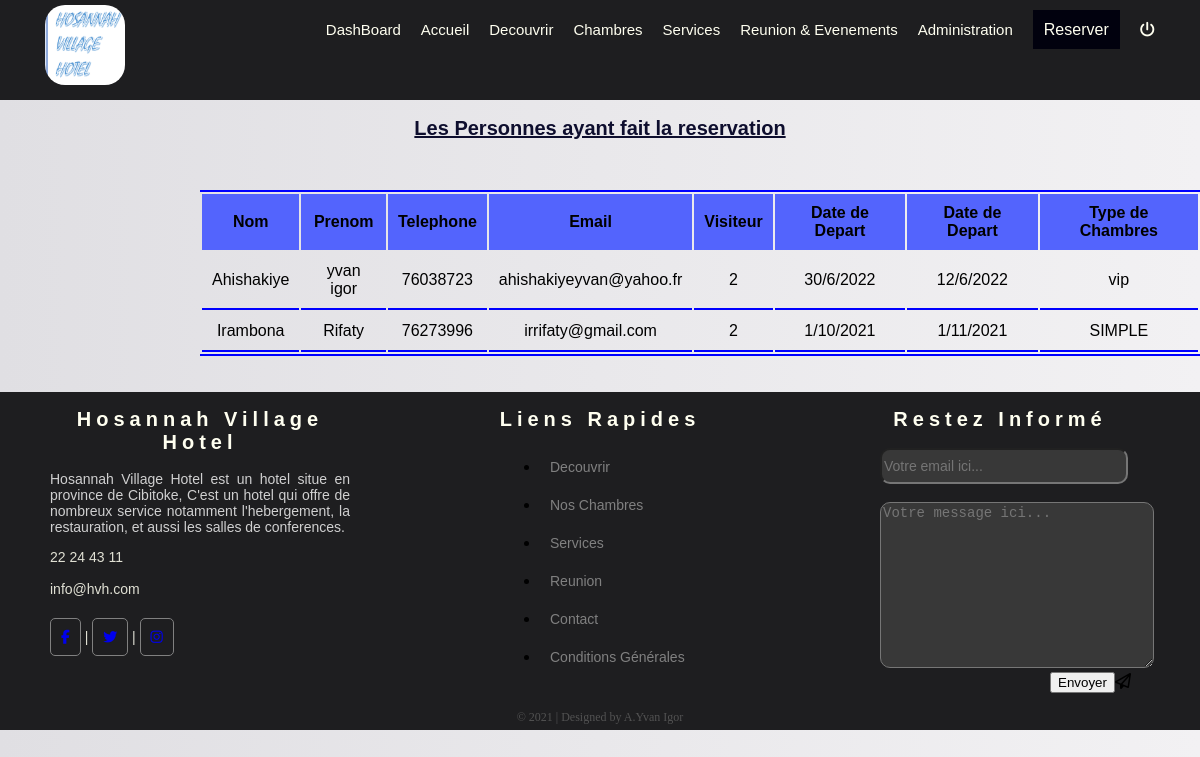
The app's page /admin/recuperationreservation.php with its own data.
### tables this page shows
CREATE TABLE IF NOT EXISTS `reservation` (
  `id_res` int(11) NOT NULL AUTO_INCREMENT,
  `nom` varchar(250) NOT NULL,
  `prenom` varchar(250) NOT NULL,
  `telephone` varchar(250) NOT NULL,
  `email` varchar(250) NOT NULL,
  `visiteur` varchar(250) NOT NULL,
  `datearrive` varchar(250) NOT NULL,
  `datedepart` varchar(250) NOT NULL,
  `chambres` varchar(250) NOT NULL,
  PRIMARY KEY (`id_res`)
);

### admin/recuperationreservation.php (the view, shortened to what this page needs)
<?php
include("database.php");
?>
<!DOCTYPE html>
<html lang="fr">
<head>
</head>
<body>
    <?php
        include("menu.php");
        $select=$bdd->query("SELECT * FROM reservation ORDER BY id_res");
    ?>
    <h2 class="title">Les Personnes ayant fait la reservation</h2>
    <table>
        <thead>
            <tr>
                <th>Nom</th>
                <th>Prenom</th>
                <th>Telephone</th>
                <th>Email</th>
                <th>Visiteur</th>
                <th>Date de Depart</th>
                <th>Date de Depart</th>
                <th>Type de Chambres</th>
            </tr>
        </thead>
        <?php
        while($dataselect=$select->fetch()){
        ?>
        <tbody>
            <tr>
                <td><?php echo $dataselect["nom"]?></td>
                <td><?php echo $dataselect["prenom"]?></td>
                <td><?php echo $dataselect["telephone"]?></td>
                <td><?php echo $dataselect["email"]?></td>
                <td><?php echo $dataselect["visiteur"]?></td>
                <td><?php echo $dataselect["datearrive"]?></td>
                <td><?php echo $dataselect["datedepart"]?></td>
                <td><?php echo $dataselect["chambres"]?></td>
            </tr>
        </tbody>
        <?php
        }
        ?>
    </table>
    <br><br>
    <?php
    include("footer.php");
    ?>
</body>
</html>

### admin/menu.php (shortened to what this page needs)
<!DOCTYPE html>
<html lang="fr">
<head>
    <link rel="stylesheet" href="css/menus.css">
</head>
<body>
<nav>
        <div class="logo">
            <img src="images/Capture.png" alt="Image non Disponible" class="logo_img">
        </div>
        <div class="lien">
            <ul class="ul">
                <li class="li"><a class="link" href="dashboard.php">DashBoard</a></li>
                <li class="li"><a class="link" href="accueil.php">Accueil</a></li>
                <li class="li"><a class="link" href="decouvrir.php">Decouvrir</a></li>
                <li class="li"><a class="link" href="chambre.php">Chambres</a></li>
                <li class="li"><a class="link" href="service.php">Services</a></li>
                <li class="li"><a class="link" href="reunion.php">Reunion & Evenements</a></li>
                <li class="li"><a class="link" href="administration.php">Administration</a></li>
                <li class="li"><a class="linke" href="reserver.php">Reserver</a></li>
                <li class="li"><a class="link" href="index.php"><i class="fas fa-power-off"></i></a></li>
            </ul>
        </div>
    </nav>
</body>
</html>

### admin/footer.php (shortened to what this page needs)
<!DOCTYPE html>
<html lang="fr">
<head>
    <link rel="stylesheet" href="css/footer.css">
</head>
<body>
    <footer>
        <div class="boxes">
            <div class="f-boxes">
                <h2 class="ttle0">Hosannah Village Hotel</h2>
                <p class="addres">Hosannah Village Hotel est un hotel situe en province de Cibitoke, C'est un hotel qui offre de nombreux service notamment l'hebergement, la restauration, et aussi les salles de conferences.</p>
                <p class="addre">22 24 43 11 <br><br>info@hvh.com <br><br><br><a class="links" href="#"><i class="fab fa-facebook-f"></i></a> | <a class="links" href="#"><i class="fab fa-twitter"></i></a>  |  <a class="links"href="#"><i class="fab fa-instagram"></i></a></p>
            </div>
            <div class="s-boxes">
                <h2 class="ttle0">Liens Rapides</h2>
                <ul class="liens">
                    <li class="l-links"><a class="q-links" href="decouvrir.php">Decouvrir</a></li>
                    <li class="l-links"><a class="q-links" href="chambres.php">Nos Chambres</a></li>
                    <li class="l-links"><a class="q-links" href="service.php">Services</a></li>
                    <li class="l-links"><a class="q-links" href="reunion.php">Reunion</a></li>
                    <li class="l-links"><a class="q-links" href="contact.php">Contact</a></li>
                    <li class="l-links"><a class="q-links" href="condition.php">Conditions Générales</a></li>
                </ul>
            </div>
            <div class="t-boxes">
                <h2 class="ttle0">Restez Informé</h2>
                <form  method="POST" class="formu">
                    <input type="email" name="email" placeholder="Votre email ici..." class="emaili"> <br><br>
                    <textarea name="message" id="texta" cols="30" rows="10" placeholder="Votre message ici..."></textarea>
                    <input type="submit" name="submit" value="Envoyer" class="subm"><i class="far fa-paper-plane"></i>
                </form>
            </div>
        </div>
        <p class="copyright">&copy 2021 | Designed by A.Yvan Igor</p>
    </footer>
</body>
</html>

### admin/css/menus.css (style rules this page uses)
body { padding:0; margin:0; }
nav { box-sizing: border-box; height:100px; width:auto; background:rgb(30, 30, 32); display:flex; justify-content: space-around; padding-top: 5px; }
.logo_img { height:80px; width:80px; border-radius: 20px; }
.ul { display:flex; flex-direction: row; }
.li { margin-left:20px; list-style-type: none; }
.link { text-decoration: none; font-size: 15px; font-family:Arial, Helvetica, sans-serif; color:ivory; }
.linke { border:1px solid rgb(1,1,14); text-decoration: none; padding:10px; font-family: arial; color:ivory; background: rgb(1,1,14); }

### admin/css/footer.css (style rules this page uses)
footer { background:rgb(30, 30, 32); }
.boxes { display:flex; justify-content: space-around; }
.ttle0 { text-align:center; font-size:20px; font-family:Arial; letter-spacing: 5px; color:ivory; }
.addres { text-align:justify; font-size:14px; font-family:Arial; color:rgba(253, 253, 253, 0.801); }
.addre { font-family:Arial; font-size:14px; color:rgba(255, 255, 240, 0.863); }
.links { padding:10px; border:1px solid gray; border-radius: 5px; }
.f-boxes { box-sizing: border-box; width:300px; }
.s-boxes { box-sizing: border-box; width:300px; }
.q-links { font-size:14px; font-family:arial; color:gray; text-decoration: none; }
.l-links { padding:10px; }
ul { margin-left:50px; }
.t-boxes { box-sizing: border-box; width:300px; }
.emaili { width:240px; height:30px; color:ivory; font-size:14px; border-radius:10px; outline:none; background:rgb(56, 56, 56); }
.formu { margin-left:30px; }
#texta { color:ivory; font-size:14px; border-radius:10px; outline:none; background:rgb(56, 56, 56); }
.subm { margin-left:170px; }
.copyright { text-align:center; padding:5px; color:rgb(82, 82, 82); font-size:12px; }

### admin/recuperationreservation.php (style rules this page uses)
body { background:linear-gradient(90deg,#e0dfe3,#f2f1f3); }
table { border-top:2px solid blue; border-bottom:2px solid blue; border-left:0; border-right:0; margin-left:200px; margin-top:50px; }
table thead { background:rgb(83,100,253); }
table th { font-family:helvetica; padding:10px; text-align:center; }
table td { border-bottom:2px solid blue; border-collapse:collapse; font-family:helvetica; padding:10px; text-align:center; }
.title { font-family:helvetica; font-size:20px; text-align:center; text-decoration:underline; color:rgb(14,14,46); }

### records on screen
reservation: nom "Ahishakiye", prenom "yvan igor", telephone "76038723", email "ahishakiyeyvan@yahoo.fr", visiteur "2", datearrive "30/6/2022", datedepart "12/6/2022", chambres "vip"
reservation: nom "Irambona", prenom "Rifaty", telephone "76273996", email "irrifaty@gmail.com", visiteur "2", datearrive "1/10/2021", datedepart "1/11/2021", chambres "SIMPLE"
